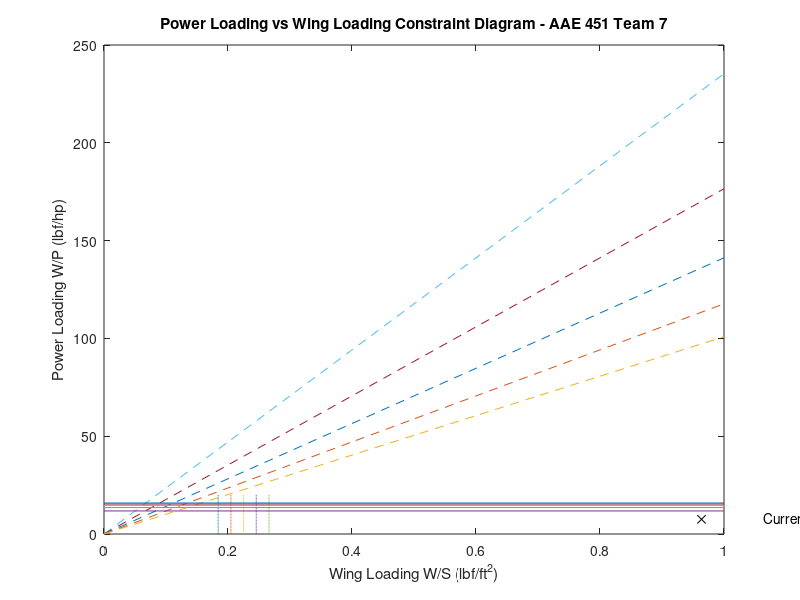

Source code (MATLAB): (Note: this script raises an error after producing the figure.)
% AAE 451 Team 7
% Written by Cooper LeComp and John Papas Dennerline on 2022 09 09

figure(1);

MIN_X = 0;
MAX_X = 1;
MAX_Y = 20;

v_stall = 4; % m/s (<15ft/s)
p = 1.225; % kg/m^3
cl_max = [0.9, 1, 1.1, 1.2, 1.3]; % CL max value estimate

v_cruise = 15; % m/s
max_power = 786.9837; % watts
np = 0.75; % power eff
cd0 = [0.015, 0.02, 0.025, 0.03, 0.035];

gamma = deg2rad(27.5);
l_d_max = [4, 6, 8, 10, 12];

g = 32.17405;

x_cd = MIN_X:0.1:MAX_X;
y_cl = 0:0.1:MAX_Y;
y_cd = zeros(5,length(x_cd));
y_ld = zeros(5,length(x_cd));
x_cl = zeros(5,length(y_cl));
for i = 1:5
    power_inv = 1/(.5 * p * 1.1 * (v_cruise)^3 * cd0(i)) ; % m^2/watt
    power_inv = power_inv*(1/0.00134102)*(3.28084^2); % ft^2/hp
    y_cd(i,:) = x_cd.*power_inv; % lbs/hp (x_cd is in units of lbf/ft^2)

    y_ld(i,:) = x_cd .* 0 + ((max_power * np) / (v_cruise * (1 / (0.866 * l_d_max(i)) + sin(gamma)))); % watts/(m/s) -> N
    y_ld(i,:) = (y_ld(i,:)*0.224809); % lbf

    x_cl(i,:) = y_cl .* 0 + (.5 * p * v_stall^2 * cl_max(i)); % N/m^2
    x_cl(i,:) = x_cl(i,:)*0.224809/(3.28084^2); % lbf/ft^2
end

plot( ...
    x_cl(1,:), y_cl,'-.', ...
    x_cl(2,:), y_cl,'-.', ...
    x_cl(3,:), y_cl,'-.', ...
    x_cl(4,:), y_cl,'-.', ...
    x_cl(5,:), y_cl,'-.', ...
    x_cd, y_cd(1,:), '--', ...
    x_cd, y_cd(2,:), '--', ...
    x_cd, y_cd(3,:), '--', ...
    x_cd, y_cd(4,:), '--', ...
    x_cd, y_cd(5,:), '--', ...
    x_cd, y_ld(1,:), '-', ...
    x_cd, y_ld(2,:), '-', ...
    x_cd, y_ld(3,:), '-', ...
    x_cd, y_ld(4,:), '-', ...
    x_cd, y_ld(5,:), '-');

    hold on
    weight = 8.031; % lbf
    wing_area = 8.33333; %ft^2
    motor_power = 1.07; %hp
    wing_load = weight/wing_area;
    power_load = weight/motor_power;
    plot(wing_load,power_load,'kx')
    hold on
    text(wing_load+0.1,power_load,'Current Design')

xlabel('Wing Loading W/S (lbf/ft^2)');
ylabel('Power Loading W/P (lbf/hp)');
title('Power Loading vs Wing Loading Constraint Diagram - AAE 451 Team 7');
labelset = "C_{L max} = " + cl_max;
labelset2 = "C_{D0} = " + cd0;
labelset3 = "L/D = " + l_d_max;
%legend([labelset, labelset2, labelset3]);
grid on;
axis([MIN_X MAX_X 0 MAX_Y]);
